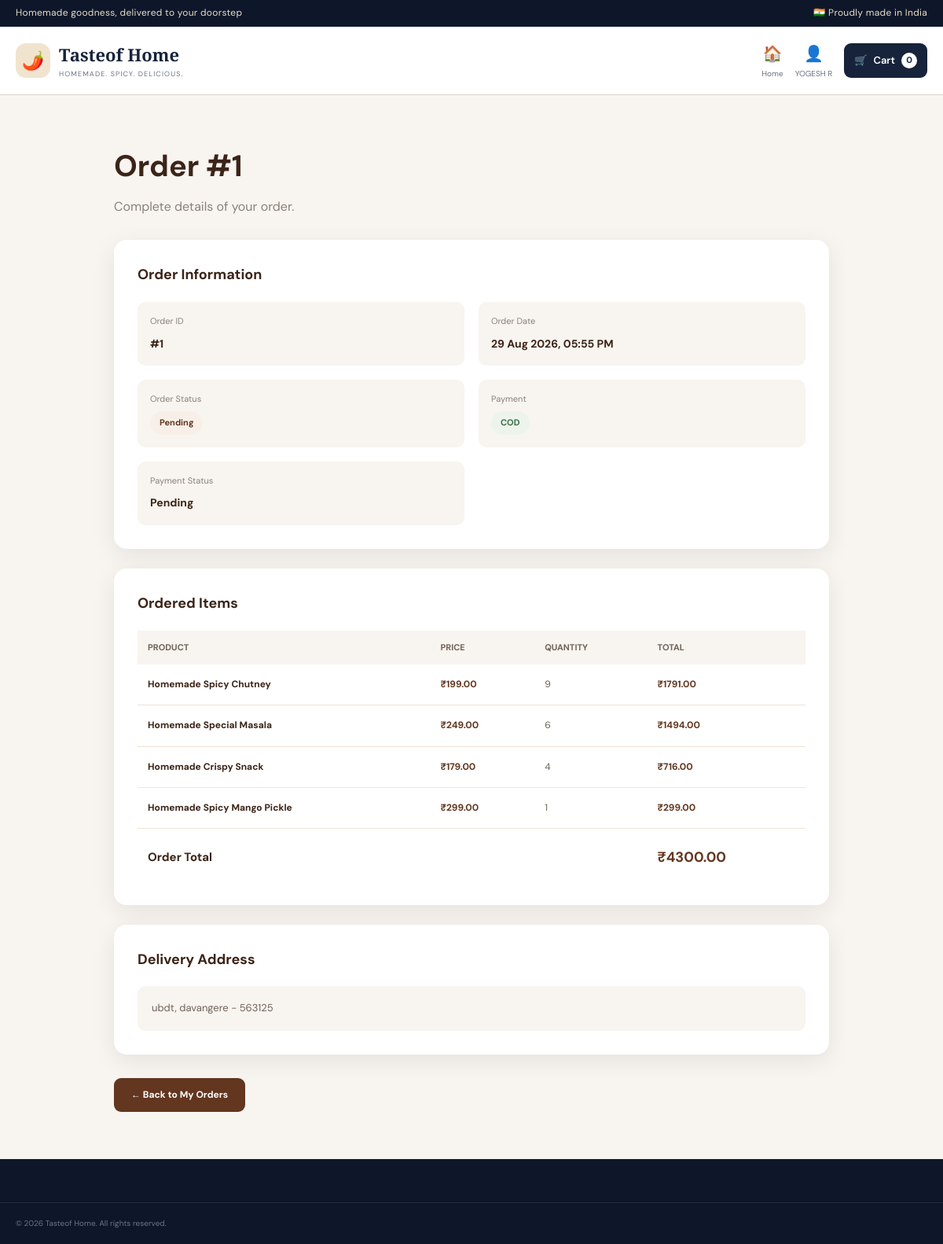
The page /my-orders/1 (signed in) on the database its author committed.
### app/models.py (models this page shows)
class Customer(Base):
    __tablename__ = "customers"
    id = Column(
        Integer,
        primary_key=True,
        index=True
    )
    username = Column(
        String(50),
        unique=True,
        nullable=False,
        index=True
    )
    full_name = Column(
        String(150),
        nullable=False
    )
    mobile_number = Column(
        String(20),
        unique=True,
        nullable=False,
        index=True
    )
    email = Column(
        String(255),
        unique=True,
        nullable=True
    )
    password_hash = Column(
        String(255),
        nullable=False
    )
    is_active = Column(
        Boolean,
        default=True
    )
    is_verified = Column(
        Boolean,
        default=False
    )
    created_at = Column(
        DateTime,
        default=lambda: datetime.now(
            ZoneInfo("Asia/Kolkata")
        )
    )
    orders = relationship(
        "Order",
        back_populates="customer",
        cascade="all, delete-orphan"
    )

class Order(Base):
    __tablename__ = "orders"
    id = Column(
        Integer,
        primary_key=True,
        index=True
    )
    customer_id = Column(
        Integer,
        ForeignKey("customers.id"),
        nullable=False
    )
    total_amount = Column(
        Float,
        default=0
    )
    status = Column(
        String(50),
        default="Pending"
    )
    payment_method = Column(
        String(20),
        default="cod",
        nullable=False
    )
    payment_status = Column(
        String(50),
        default="Pending",
        nullable=False
    )
    utr_number = Column(
        String(100),
        nullable=True
    )
    shipping_address = Column(
        Text,
        nullable=True
    )
    created_at = Column(
        DateTime,
        default=lambda: datetime.now(
            ZoneInfo("Asia/Kolkata")
        )
    )
    customer = relationship(
        "Customer",
        back_populates="orders"
    )
    items = relationship(
        "OrderItem",
        back_populates="order",
        cascade="all, delete-orphan"
    )

class OrderItem(Base):
    __tablename__ = "order_items"
    id = Column(
        Integer,
        primary_key=True,
        index=True
    )
    order_id = Column(
        Integer,
        ForeignKey("orders.id"),
        nullable=False
    )
    product_id = Column(
        Integer,
        ForeignKey("products.id"),
        nullable=False
    )
    quantity = Column(
        Integer,
        nullable=False
    )
    price = Column(
        Float,
        nullable=False
    )
    order = relationship(
        "Order",
        back_populates="items"
    )
    product = relationship(
        "Product",
        back_populates="order_items"
    )

class Product(Base):
    __tablename__ = "products"
    id = Column(
        Integer,
        primary_key=True,
        index=True
    )
    name = Column(
        String(200),
        nullable=False
    )
    description = Column(
        Text,
        nullable=True
    )
    price = Column(
        Float,
        nullable=False
    )
    image = Column(
        String(500),
        nullable=True
    )
    category = Column(
        String(100),
        nullable=True
    )
    stock = Column(
        Integer,
        default=0
    )
    is_active = Column(
        Boolean,
        default=True
    )
    created_at = Column(
        DateTime,
        default=datetime.utcnow
    )
    order_items = relationship(
        "OrderItem",
        back_populates="product"
    )

### app/main.py (the view)
@app.get("/my-orders/{order_id}")
async def my_order_details(
    request: Request,
    order_id: int,
    db: Session = Depends(get_db),
):
    customer_id = request.session.get("customer_id")
    if not customer_id:
        return RedirectResponse(
            url="/login",
            status_code=303
        )
    customer = (
        db.query(models.Customer)
        .filter(
            models.Customer.id == customer_id
        )
        .first()
    )
    if not customer:
        request.session.clear()
        return RedirectResponse(
            url="/login",
            status_code=303
        )
    order = (
        db.query(models.Order)
        .filter(
            models.Order.id == order_id,
            models.Order.customer_id == customer_id
        )
        .first()
    )
    if not order:
        return RedirectResponse(
            url="/my-orders",
            status_code=303
        )
    return templates.TemplateResponse(
        request=request,
        name="accounts/order-details.html",
        context={
            "request": request,
            "customer": customer,
            "order": order,
        },
    )

### app/templates/accounts/order-details.html (shortened to what this page needs)
<!DOCTYPE html>
<html lang="en">
<head>
    <link
        rel="stylesheet"
        href="{{ url_for('static', path='css/main.css') }}"
    >
</head>
<body>
<div class="top-bar">
    <div class="container top-bar-content">
        <span>
            Homemade goodness, delivered to your doorstep
        </span>
        <span>
            🇮🇳 Proudly made in India
        </span>
    </div>
</div>
<header class="header">
    <div class="container header-content">
        <a href="/" class="brand">
            <div class="brand-icon">
                🌶️
            </div>
            <div>
                <div class="brand-name">
                    Tasteof Home
                </div>
                <div class="brand-tagline">
                    Homemade. Spicy. Delicious.
                </div>
            </div>
        </a>
        <div class="header-actions">
            <a href="/" class="header-action">
                <span>🏠</span>
                <small>
                    Home
                </small>
            </a>
            <a href="/account" class="header-action">
                <span>👤</span>
                <small>
                    {{ customer.username }}
                </small>
            </a>
            <a href="/cart" class="cart-button">
                <span>
                    🛒
                </span>
                <span>
                    Cart
                </span>
                <strong>
                    0
                </strong>
            </a>
        </div>
    </div>
</header>
<main class="order-page">
    <div class="order-container">
        <div class="order-header">
            <h1>
                Order #{{ order.id }}
            </h1>
            <p>
                Complete details of your order.
            </p>
        </div>
        <div class="order-card">
            <h2 class="card-title">
                Order Information
            </h2>
            <div class="order-info">
                <div class="info-box">
                    <span class="info-label">
                        Order ID
                    </span>
                    <span class="info-value">
                        #{{ order.id }}
                    </span>
                </div>
                <div class="info-box">
                    <span class="info-label">
                        Order Date
                    </span>
                    <span class="info-value">
                        {% if order.created_at %}
                            {{ order.created_at.strftime('%d %b %Y, %I:%M %p') }}
                        {% else %}
                            —
                        {% endif %}
                    </span>
                </div>
                <div class="info-box">
                    <span class="info-label">
                        Order Status
                    </span>
                    <span class="status">
                        {{ order.status }}
                    </span>
                </div>
                <div class="info-box">
                    <span class="info-label">
                        Payment
                    </span>
                    <span class="payment">
                        {% if order.payment_method == "online" %}
                            UPI
                        {% else %}
                            COD
                        {% endif %}
                    </span>
                </div>
                <div class="info-box">
                    <span class="info-label">
                        Payment Status
                    </span>
                    <span class="info-value">
                        {{ order.payment_status }}
                    </span>
                </div>
            </div>
        </div>
        <div class="order-card">
            <h2 class="card-title">
                Ordered Items
            </h2>
            {% if order.items %}
            <div class="order-table-wrapper">
                <table class="order-table">
                    <thead>
                        <tr>
                            <th>
                                PRODUCT
                            </th>
                            <th>
                                PRICE
                            </th>
                            <th>
                                QUANTITY
                            </th>
                            <th>
                                TOTAL
                            </th>
                        </tr>
                    </thead>
                    <tbody>
                        {% for item in order.items %}
                        <tr>
                            <td>
                                <span class="product-name">
                                    {% if item.product %}
                                        {{ item.product.name }}
                                    {% else %}
                                        Product unavailable
                                    {% endif %}
                                </span>
                            </td>
                            <td>
                                <span class="product-price">
                                    ₹{{ "%.2f"|format(item.price or 0) }}
                                </span>
                            </td>
                            <td>
                                {{ item.quantity }}
                            </td>
                            <td>
                                <span class="product-price">
                                    ₹{{ "%.2f"|format((item.price or 0) * (item.quantity or 0)) }}
                                </span>
                            </td>
                        </tr>
                        {% endfor %}
                        <tr class="total-row">
                            <td colspan="3">
                                Order Total
                            </td>
                            <td>
                                <span class="total-value">
                                    ₹{{ "%.2f"|format(order.total_amount or 0) }}
                                </span>
                            </td>
                        </tr>
                    </tbody>
                </table>
            </div>
            {% else %}
            <div class="empty-items">
                No items were found for this order.
            </div>
            {% endif %}
        </div>
        <div class="order-card">
            <h2 class="card-title">
                Delivery Address
            </h2>
            <div class="shipping-address">
                {% if order.shipping_address %}
                    {{ order.shipping_address }}
                {% else %}
                    Delivery address not available.
                {% endif %}
            </div>
        </div>
        <a
            href="/my-orders"
            class="back-button"
        >
            ← Back to My Orders
        </a>
    </div>
</main>
<footer class="footer">
    <div class="footer-bottom">
        <div class="container">
            © 2026 Tasteof Home. All rights reserved.
        </div>
    </div>
</footer>
</body>
</html>

### app/static/css/main.css (style rules this page uses)
:root { --primary: #17233B; --primary-dark: #0E172A; --primary-mid: #263653; --accent: #C49A5A; --accent-light: #E5D2A8; --cream: #F6F2EA; --cream-dark: #EAE2D5; --text: #20283A; --muted: #697386; --white: #FFFFFF; --border: #D9D4CA; --shadow: 0 15px 45px rgba(47, 49, 54, 0.10); }
* { margin: 0; padding: 0; box-sizing: border-box; }
html { scroll-behavior: smooth; }
body { font-family: "DM Sans", Arial, sans-serif; color: var(--text); background: var(--cream); line-height: 1.6; }
a { text-decoration: none; color: inherit; }
.container { width: min( 1180px, calc(100% - 40px) ); margin: auto; }
.top-bar { background: #0E172A; color: #e7dcc7; font-size: 12px; letter-spacing: 0.3px; }
.top-bar-content { min-height: 34px; display: flex; align-items: center; justify-content: space-between; }
.header { background: var(--white); border-bottom: 1px solid var(--border); }
.header-content { min-height: 86px; display: flex; align-items: center; gap: 35px; }
.brand { display: flex; align-items: center; gap: 11px; flex-shrink: 0; }
.brand-icon { width: 44px; height: 44px; border-radius: 13px; display: grid; place-items: center; background: #f1e4cf; font-size: 23px; }
.brand-name { font-family: "Playfair Display", Georgia, serif; font-size: 22px; font-weight: 700; color: var(--primary); }
.brand-tagline { color: var(--muted); font-size: 9px; letter-spacing: 1.1px; text-transform: uppercase; }
.header-actions { display: flex; align-items: center; gap: 15px; margin-left: auto; }
.header-action { display: flex; flex-direction: column; align-items: center; gap: 2px; color: var(--text); }
.header-action span { font-size: 20px; }
.header-action small { font-size: 10px; color: var(--muted); }
.cart-button { height: 44px; display: flex; align-items: center; gap: 8px; padding: 0 13px; border-radius: 9px; background: var(--primary); color: white; font-size: 13px; font-weight: 600; transition: background 0.2s ease, box-shadow 0.2s ease; }
.cart-button strong { min-width: 20px; height: 20px; display: grid; place-items: center; border-radius: 50%; background: white; color: var(--primary); font-size: 11px; }
.footer { background: #0E172A; color: #e7dcc7; padding-top: 55px; }
.footer-bottom { border-top: 1px solid rgba(255, 255, 255, 0.08); padding: 18px 0; color: #697386; font-size: 10px; }

### app/templates/accounts/order-details.html (style rules this page uses)
.order-page { min-height: 70vh; padding: 60px 0; background: #f8f4ef; }
.order-container { max-width: 950px; margin: auto; padding: 0 20px; }
.order-header { margin-bottom: 30px; }
.order-header h1 { margin: 0; color: #3b2418; font-size: 38px; }
.order-header p { color: #8a817a; margin-top: 8px; }
.order-card { background: white; border-radius: 16px; padding: 30px; margin-bottom: 25px; box-shadow: 0 8px 30px rgba(0,0,0,0.08); }
.card-title { margin: 0 0 20px; color: #3b2418; font-size: 18px; }
.order-info { display: grid; grid-template-columns: repeat(2, 1fr); gap: 18px; }
.info-box { padding: 16px; background: #f8f4ef; border-radius: 10px; }
.info-label { display: block; color: #8a817a; font-size: 11px; margin-bottom: 6px; }
.info-value { color: #3b2418; font-size: 14px; font-weight: bold; }
.status { display: inline-block; padding: 6px 12px; border-radius: 20px; background: #f8f0e8; color: #62361f; font-size: 11px; font-weight: bold; }
.payment { display: inline-block; padding: 6px 12px; border-radius: 20px; background: #edf4ec; color: #397044; font-size: 11px; font-weight: bold; }
.order-table-wrapper { overflow-x: auto; }
.order-table { width: 100%; border-collapse: collapse; min-width: 600px; }
.order-table th { padding: 13px; text-align: left; background: #f8f4ef; color: #6f6259; font-size: 11px; }
.order-table td { padding: 16px 13px; border-bottom: 1px solid #eee3d9; color: #6f6259; font-size: 12px; }
.product-name { color: #3b2418; font-weight: bold; }
.product-price { color: #62361f; font-weight: bold; }
.total-row td { border-bottom: none; padding-top: 22px; font-size: 15px; font-weight: bold; color: #3b2418; }
.total-value { color: #62361f; font-size: 18px; }
.shipping-address { padding: 18px; background: #f8f4ef; border-radius: 10px; color: #6f6259; line-height: 1.6; font-size: 13px; }
.back-button { display: inline-block; margin-top: 5px; padding: 12px 22px; border-radius: 9px; background: #62361f; color: white; text-decoration: none; font-weight: bold; font-size: 12px; }

### rows shown on the page
Customer: username "YOGESH R"
Order: id "1", created_at "29 Aug 2026, 05:55 PM", status "Pending", payment_status "Pending", total_amount "4300.00", shipping_address "ubdt, davangere - 563125"
OrderItem: product.name "Homemade Spicy Chutney", price "199.00", quantity "9", (item.priceor0)*(item.quantityor0) "1791.00"
OrderItem: product.name "Homemade Special Masala", price "249.00", quantity "6", (item.priceor0)*(item.quantityor0) "1494.00"
OrderItem: product.name "Homemade Crispy Snack", price "179.00", quantity "4", (item.priceor0)*(item.quantityor0) "716.00"
OrderItem: product.name "Homemade Spicy Mango Pickle", price "299.00", quantity "1", (item.priceor0)*(item.quantityor0) "299.00"
